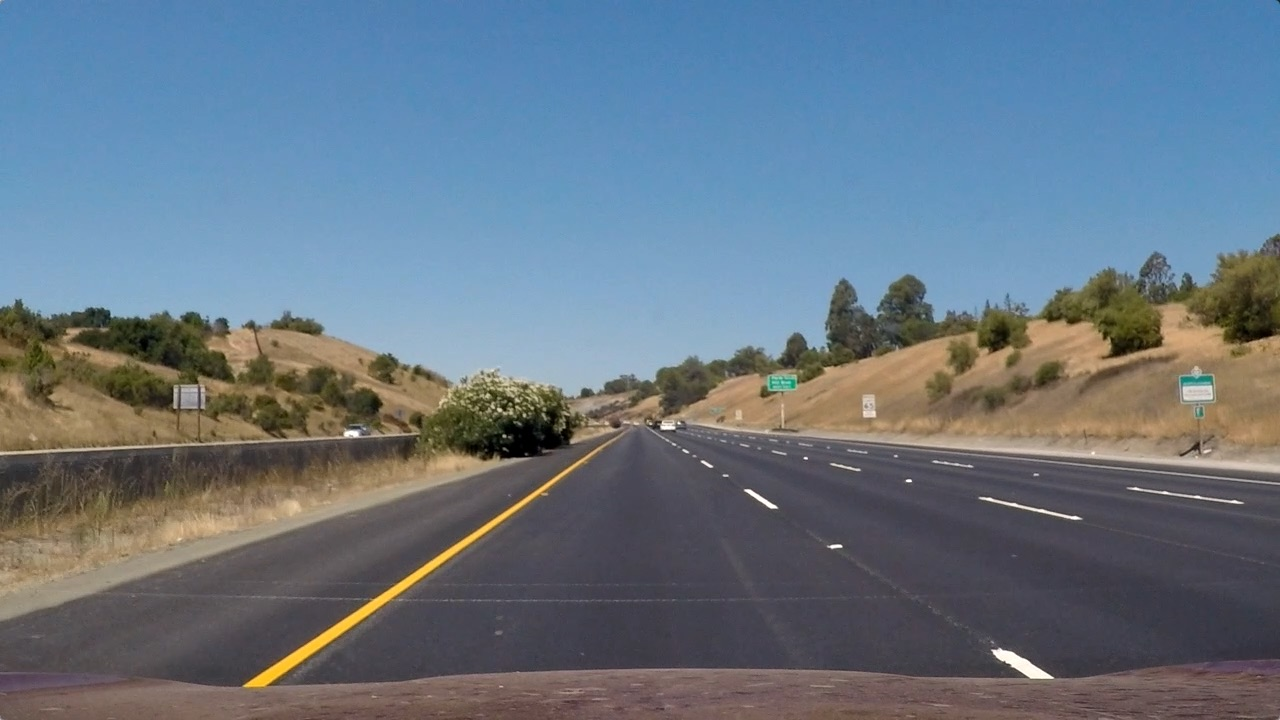
#> input picture test_images/straight_lines1.jpg, 1280 x 720 px
$ jupyter execute --allow-errors CarND-Advanced-Lane-Lines.ipynb   (older library calls are emulated)
#> lines starting #> are read from the running program, lines starting #| are printed output that depends on the picture; after the words box and inside, x2 and y2 are one past the last pixel; in counts of white or black regions, pixels touching at a corner belong together
#> further down, img is the input picture: shape (720, 1280, 3); mean R, G, B 103.2, 117.7, 131.2
### CarND_Advanced_Lane_Lines.py
import numpy as np
import cv2
import matplotlib.pyplot as plt
import matplotlib.image as mpimg
import glob

def Plot_Images(images, number_img_per_row, title = None):
    """
        This function plot an arbitrary number of images
            input:
                images: a numpy array of images
                title: a title for the plot
    """
    image_number = len(images)
    if image_number == 1:
        plt.title(title)
        if (images[0].ndim == 2) or (images[0].shape[2] == 1):
            plt.imshow(images[0], cmap='gray')
        else:
            plt.imshow(images[0])
    else:
        if image_number % number_img_per_row == 0:
            number_row = image_number / number_img_per_row
        else:
            number_row = image_number / number_img_per_row + 1
        fig, axs = plt.subplots(int(number_row),number_img_per_row,
                            figsize=(16, 4 * image_number/number_img_per_row))
        if title!=None:
            fig.suptitle(title, fontsize=18)
        axs = axs.ravel()
        for n in range(0,image_number):
            axs[n].axis('off')
            if images[n].ndim == 2:
                axs[n].imshow(images[n].squeeze(), cmap='gray')
            elif images[n].shape[2] == 1:
                axs[n].imshow(images[n].squeeze(), cmap='gray')
            else:
                axs[n].imshow(images[n])
    plt.show()

####################  Preparation functions ###############################

def find_chessbox_corner(img,nx,ny):
    gray = cv2.cvtColor(img, cv2.COLOR_BGR2GRAY)
    return cv2.findChessboardCorners(gray, (nx, ny), None)

# [10 lines left out: function draw_polygon_on_image, not called in this run]

def camera_calibration(images):
    objpoints = []
    imgpoints = []
    objp = np.zeros((6*9,3), np.float32)
    objp[:,:2] = np.mgrid[0:9,0:6].T.reshape(-1,2)
    for fname in images:
        # read images
        img = mpimg.imread(fname)
        gray = cv2.cvtColor(img, cv2.COLOR_BGR2GRAY)
        ret, corners = find_chessbox_corner(img,9,6)
        if ret == True:
            imgpoints.append(corners)
            objpoints.append(objp)
    ret, mtx, dist, rvecs, tvecs = cv2.calibrateCamera(objpoints, imgpoints, gray.shape[::-1], None, None)
    return mtx, dist

#################### pipeline functions #####################################

def undistort_img(img, mtx, dist):
    return cv2.undistort(img, mtx, dist, None, mtx)

def perspective_img_warp(img, M):
    return cv2.warpPerspective(img, M, (img.shape[1], img.shape[0]), flags=cv2.INTER_LINEAR)

def thresholding_gray_2_bin(gray_img, thresh = (0,255)):
    binary = np.zeros_like(gray_img)
    binary[(gray_img >= thresh[0]) & (gray_img <= thresh[1])] = 1
    return binary

def dir_threshold(gray, sobel_kernel=3, thresh=(0, np.pi/2)):
    # Calculate the x and y gradients
    sobelx = cv2.Sobel(gray, cv2.CV_64F, 1, 0, ksize=sobel_kernel)
    sobely = cv2.Sobel(gray, cv2.CV_64F, 0, 1, ksize=sobel_kernel)
    # Take the absolute value of the gradient direction,
    # apply a threshold, and create a binary image result
    absgraddir = np.arctan2(np.absolute(sobely), np.absolute(sobelx))
    # Return the binary image
    return thresholding_gray_2_bin(absgraddir, thresh = thresh)

def combine_2_binary_images(img1,img2):
    combined_binary = np.zeros_like(img1)
    combined_binary[(img1 == 1) | (img2 == 1)] = 1
    return combined_binary

def grayscale(img):
    """Applies the Grayscale transform
    This will return an image with only one color channel
    but NOTE: to see the returned image as grayscale
    (assuming your grayscaled image is called 'gray')
    you should call plt.imshow(gray, cmap='gray')"""
    return cv2.cvtColor(img, cv2.COLOR_RGB2GRAY)
    # Or use BGR2GRAY if you read an image with cv2.imread()
    # return cv2.cvtColor(img, cv2.COLOR_BGR2GRAY)

def MaskYellowAndWhite(image):
    """
    This function masks 2 colors yellow and white in an image.
    These 2 colors are very typical for laneline on highways and city roads
    Other colors are filtered out. The yellow or white pixels are preserved
    and converted to gray scale. Pixels in other colors are removed.
    This resulted gray image is the input for the next step - canny edge detection
    """
    # Convert image from BGR to HLS color space
    hls = cv2.cvtColor(image, cv2.COLOR_RGB2HLS).astype(np.float)
    # Mask yellow color in BGR color space of the image
    lower_rgb_yellow = np.array([130,130,50], dtype = "uint8") # original (150,150,60)
    upper_rgb_yellow = np.array([255,250,120], dtype = "uint8")
    mask_rgb_yellow = cv2.inRange(image, lower_rgb_yellow, upper_rgb_yellow)
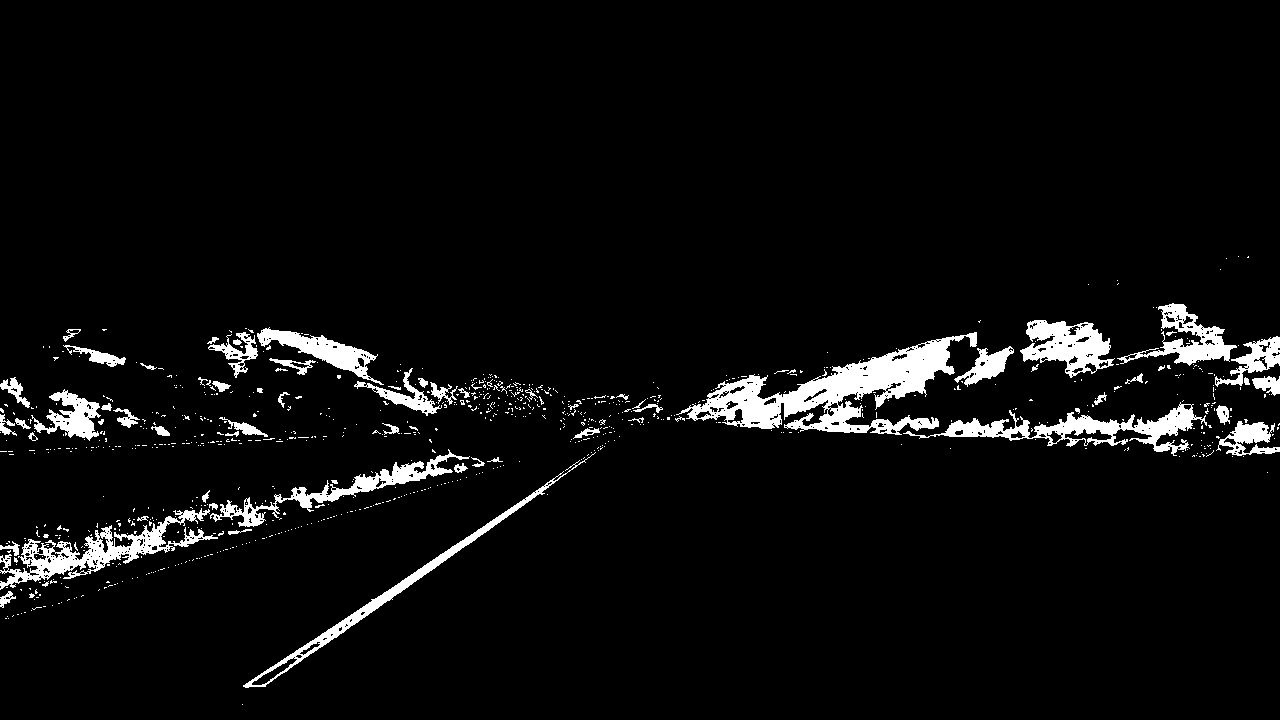
#> mask_rgb_yellow: shape (720, 1280); 4.9% white; 855 white regions (786 under 20 px), largest, box (x1, y1, x2, y2) and area: (676, 332, 977, 435) 10294, (0, 508, 218, 590) 4305, (903, 402, 1207, 456) 4187
    rgb_y = cv2.bitwise_and(image, image, mask = mask_rgb_yellow).astype(np.uint8)
    # convert to gray scale
    rgb_y = grayscale(rgb_y)
    # Mask white color in BGR color space of the image
    lower_rgb_white = np.array([190,190,190], dtype = "uint8")
    upper_rgb_white = np.array([255,255,255], dtype = "uint8")
    mask_rgb_white = cv2.inRange(image, lower_rgb_white, upper_rgb_white)
#> mask_rgb_white: shape (720, 1280); 0.21% white; 46 white regions (34 under 20 px), largest, box (x1, y1, x2, y2) and area: (992, 648, 1053, 679) 648, (1183, 386, 1212, 400) 292, (980, 498, 1081, 520) 225
    rgb_w = cv2.bitwise_and(image, image, mask = mask_rgb_white).astype(np.uint8)
    rgb_w = grayscale(rgb_w)
    # Mask yellow color in HLS color space
    lower_hls_yellow = np.array([20,120,80], dtype = "uint8")
    upper_hls_yellow = np.array([45,200,255], dtype = "uint8")
    mask_hls_yellow = cv2.inRange(hls, lower_hls_yellow, upper_hls_yellow)
#> mask_hls_yellow: shape (720, 1280); 0.31% white; 27 white regions (26 under 20 px), largest, box (x1, y1, x2, y2) and area: (244, 501, 526, 688) 2758
    hls_y = cv2.bitwise_and(image, image, mask = mask_hls_yellow).astype(np.uint8)
    hls_y = grayscale(hls_y)
    # Mask white color in LUV color space
    luv = cv2.cvtColor(image, cv2.COLOR_RGB2LUV).astype(np.float)
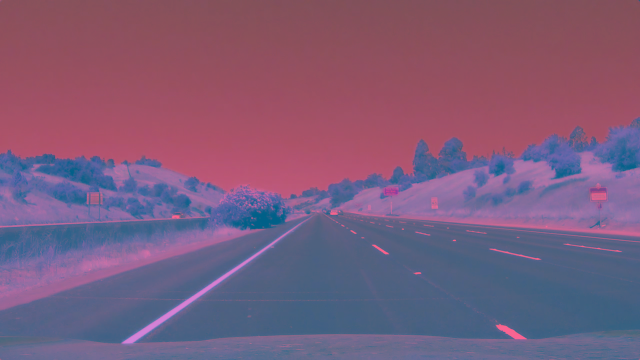
#> luv: shape (720, 1280, 3) float64 (shown at 1/2 size); mean R, G, B 123.9, 92.2, 123
    lower_luv_white = np.array([225,0,0], dtype = "uint8")
    upper_luv_white = np.array([255,255,255], dtype = "uint8")
    mask_luv_white = cv2.inRange(luv, lower_luv_white, upper_luv_white)
#> mask_luv_white: shape (720, 1280); 0.12% white; 30 white regions (24 under 20 px), largest, box (x1, y1, x2, y2) and area: (993, 649, 1053, 679) 608, (982, 498, 1080, 519) 151, (745, 490, 777, 508) 123, (345, 431, 358, 437) 57, (661, 422, 675, 429) 46, (830, 545, 842, 548) 26
    luvw = cv2.bitwise_and(image, image, mask = mask_luv_white).astype(np.uint8)
    luvw = grayscale(luvw)
    # sum up the filtered images
    gray = cv2.add(rgb_y, rgb_w)
    gray = cv2.add(gray, hls_y)
    gray = cv2.add(gray, luvw)
    return gray

def color_Gradient_Threshold(img, ksize = 3, plot_allowed = False):
    # filter yellow white colors
    Mask = MaskYellowAndWhite(img)
    binary_maskYellowAndWhite = thresholding_gray_2_bin(Mask, thresh =(100,255))
    ######## gradient threshold
    dir_binary = dir_threshold(Mask, sobel_kernel=ksize, thresh=(0.7,1.2))
#> in dir_threshold, `sobely = cv2.Sobel(gray, cv2.CV_64F, 0, 1, ksize=sobel_kernel)`:
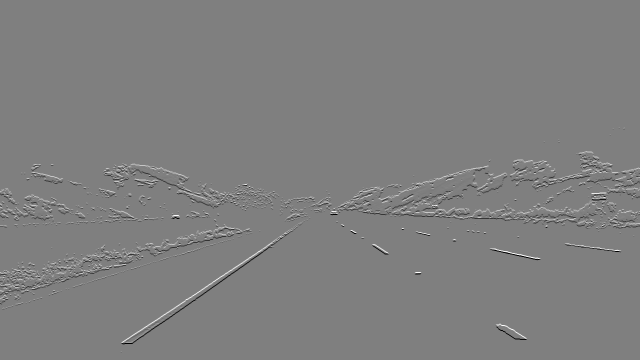
#> sobely: shape (720, 1280) float64 (shown at 1/2 size); min -1020, max 1020, mean 0; drawn with min black and max white
    # combine gradient and color threshold
    combined_threshold = combine_2_binary_images(binary_maskYellowAndWhite, dir_binary)
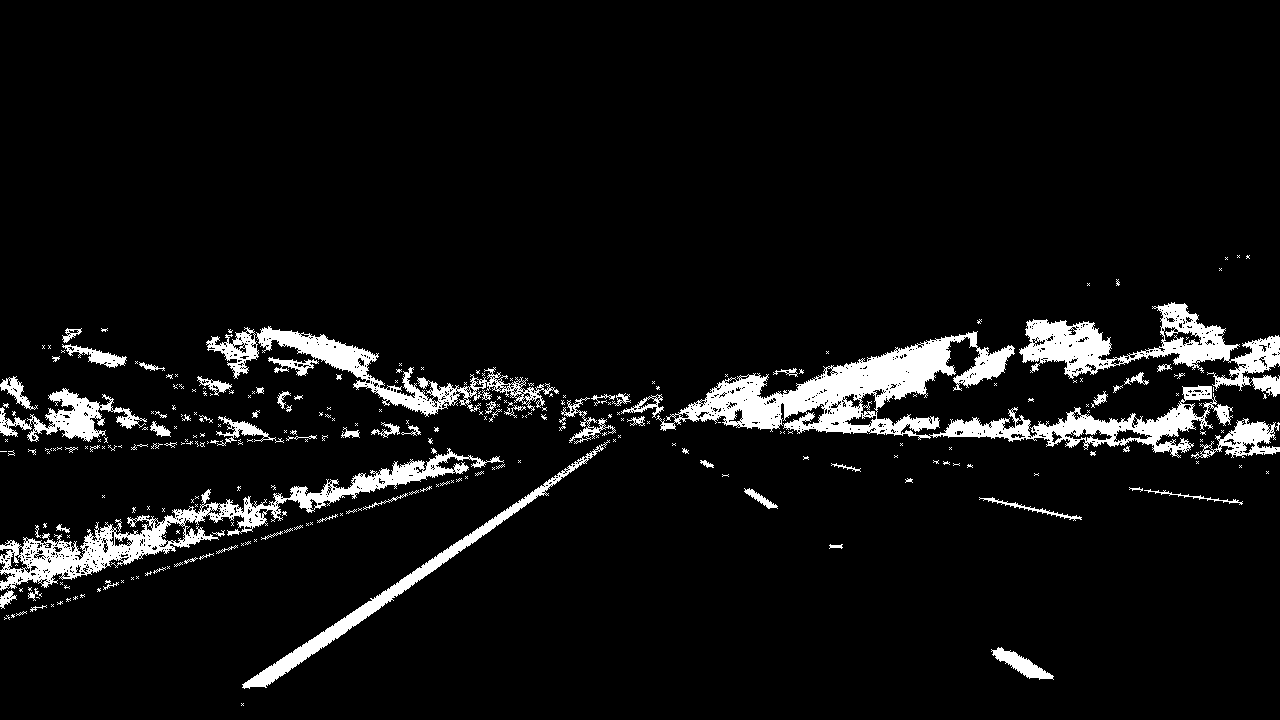
#> combined_threshold: shape (720, 1280); values 0 (black) and 1 (white), 6.6% white; 292 white regions (215 under 20 px), largest, box (x1, y1, x2, y2) and area: (656, 331, 1233, 458) 18839, (0, 448, 504, 591) 9973, (1019, 302, 1280, 397) 8043
    if plot_allowed == True:
        Plot_Images([img, Mask] , 2,title = 'White and yellow masking')
#> in Plot_Images, `image_number = len(images)`: image_number = 2
#> in Plot_Images, `number_row = image_number / number_img_per_row`: number_row = 1
#> (the call stopped at in Plot_Images, `fig, axs = plt.subplots(int(number_row),number_img_per_row, figsize=(1..`: IPython is not available in this run)
        Plot_Images([Mask, binary_maskYellowAndWhite] , 2,title = 'Binary thresholding')
#> (the call stopped at in Plot_Images, `fig, axs = plt.subplots(int(number_row),number_img_per_row, figsize=(1..`: IPython is not available in this run)
        Plot_Images([Mask, dir_binary] , 2, title = 'Direction_Gradient_Thresholding')
#> (the call stopped at in Plot_Images, `fig, axs = plt.subplots(int(number_row),number_img_per_row, figsize=(1..`: IPython is not available in this run)
        Plot_Images([combined_threshold] , 2, title = 'Color and gradient thresholded image')
    return combined_threshold

# [269 lines left out: functions calculate_curvature, Calculate_Offset, find_lines_in_1st_frame, find_lines, visualization, margin_visualization and 1 more, not called in this run]

def add_Text_2_img(img,text,position):
    cv2.putText(img,text,position, cv2.FONT_HERSHEY_SIMPLEX, .5,(255,255,0),2,cv2.LINE_AA)
    return img

# [77 lines left out: functions write_Curvature_Offset_On_Image, Pipeline_video, Pipeline_image, not called in this run]

def Perform_Calibration(plot_allowed = True):
    # Read file names of calibration images
    images = glob.glob('./camera_cal/calibration*.jpg')
    # calculate calibration matrices
    mtx, dist = camera_calibration(images)
    # read one image to calibrate
    img_cal = mpimg.imread('./camera_cal/calibration1.jpg')
    # calibrate
    undist = undistort_img(img_cal, mtx, dist)
    # Find the chessboard corners
    ret, corners = cv2.findChessboardCorners(undist, (9, 5), None)
    # Draw corners on an image
    cv2.drawChessboardCorners(undist, (9, 5), corners, ret)
    # Plot original and calibrated images
    if plot_allowed == True:
        Plot_Images([img_cal, undist],2, title = 'Distortion correction')
    return mtx,dist

# [28 lines left out: functions Undistortion_Demo, Perspective_Transformation, not called in this run]

### CarND-Advanced-Lane-Lines.ipynb
# UDACITY  -    Advanced land finding

#### Hiep Truong Cong

[cell 1]
from CarND_Advanced_Lane_Lines import *
from moviepy.editor import VideoFileClip
from IPython.display import HTML
import matplotlib.image as mpimg
import cv2

## Read image

[cell 2]
img = mpimg.imread('./test_images/straight_lines1.jpg')

# Camera calibration

#> (a cell that did not finish here is left out)

# Distortion correction

#> (a cell that did not finish here is left out)

# Color and gradient thresholding

[cell 5]
thresholded_img = color_Gradient_Threshold(img, plot_allowed = True)

# Perspective transformation

#> (a cell that did not finish here is left out)

## Pipeline for images

#> (a cell that did not finish here is left out)

## Pipeline for videos

[cell 8]
left_fit = [0.0,0.0,0.0]
right_fit = [0.0,0.0,0.0]
last_left_curverad = 0.0
last_right_curverad = 0.0
last_offset = 0.0
Is_1st_Frame_b = True
frame_number = 0

# [17 lines left out: function process_image, not called in this run]

def Processing_video(input_video, output_video):
    clip1 = VideoFileClip(input_video)
    white_clip = clip1.fl_image(process_image)
    white_clip.write_videofile(output_video, audio=False)

[cell 9]
input_project_video = './test_videos/project_video.mp4'
file_name =  input_project_video.replace('./test_videos/', '')
output_project_video = './output_videos/' + file_name

Processing_video(input_project_video, output_project_video)
#> (the call stopped at in Processing_video, `clip1 = VideoFileClip(input_video)`: moviepy is not available in this run)

[cell 10]
input_challenge_video = './test_videos/challenge_video.mp4'
file_name =  input_challenge_video.replace('./test_videos/', '')
output_challenge_video = './output_videos/' + file_name

Processing_video(input_challenge_video, output_challenge_video)
#> (the call stopped at in Processing_video, `clip1 = VideoFileClip(input_video)`: moviepy is not available in this run)

# Results

### Project video

[cell 11]
HTML("""
<video width="960" height="540" controls>
  <source src="{0}">
</video>
""".format(output_project_video))

### Challenge video

[cell 12]
HTML("""
<video width="960" height="540" controls>
  <source src="{0}">
</video>
""".format(output_challenge_video))

## Miscellaneous
